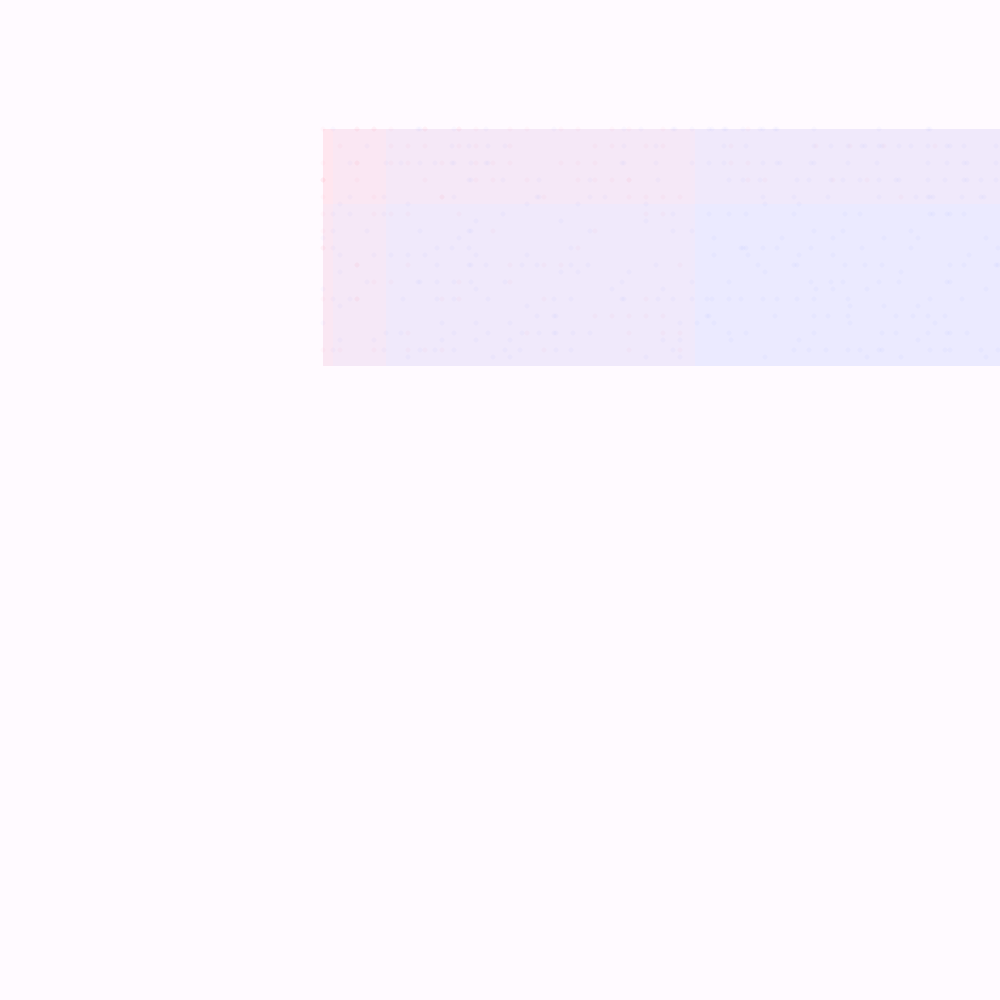
Frame 1 (no input)
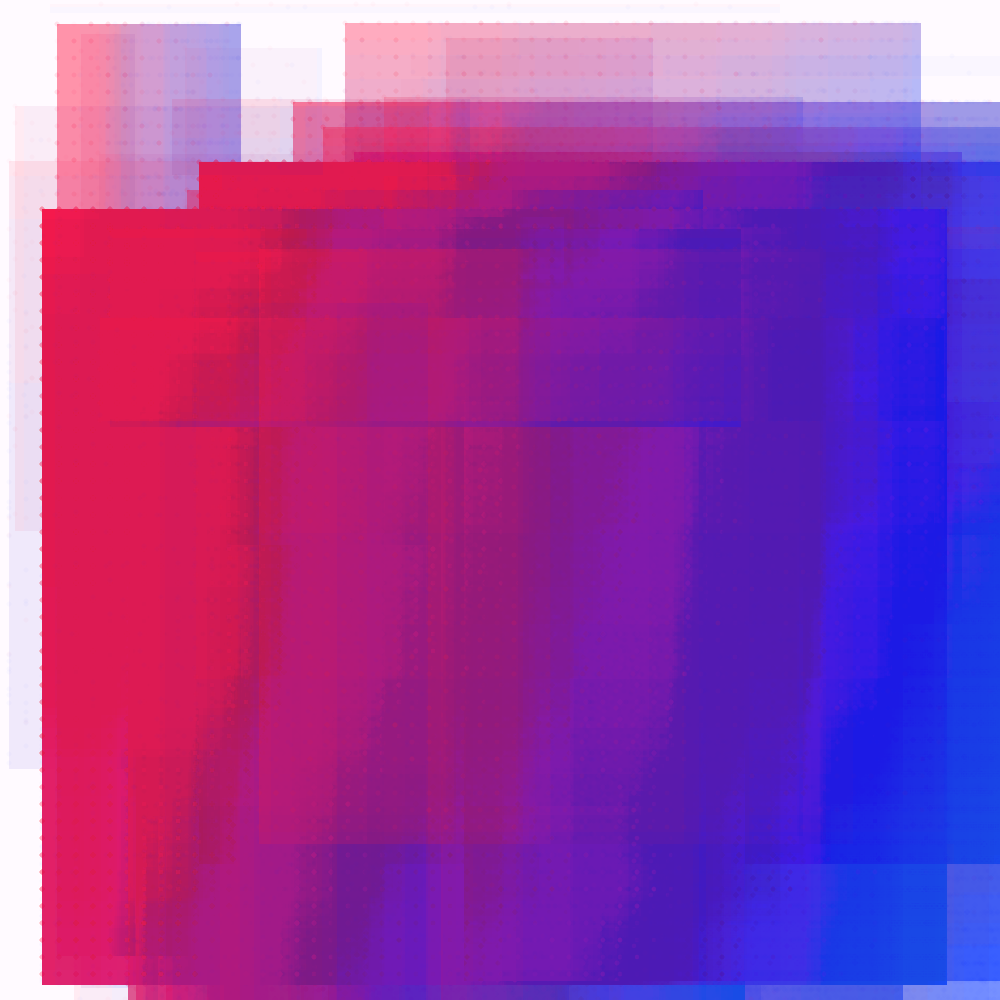
Frame 60 (the mouse pressed at the canvas centre just before this capture)
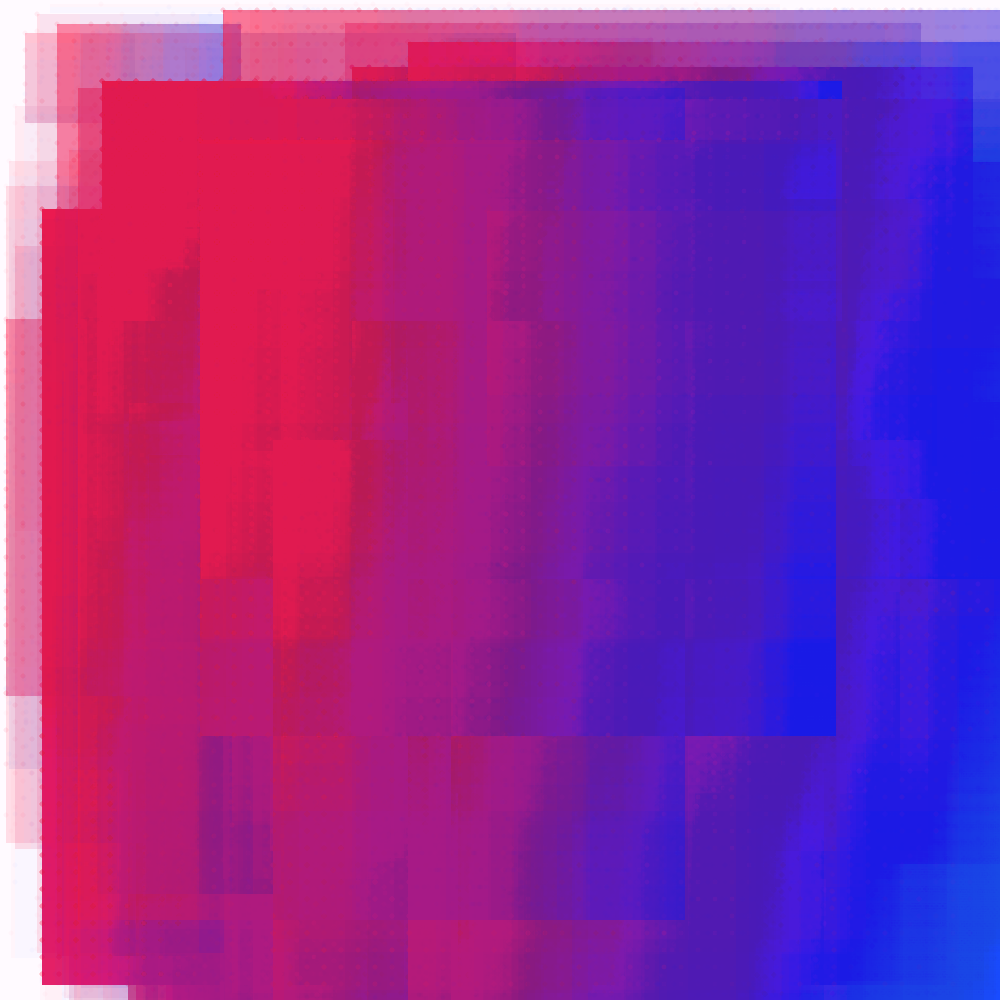
Frame 120 (the mouse held since frame 60 and released just before this capture)

The Processing sketch that drew these frames (run headless with seeded random() and noise(); from frame 60 on, the mouse is pressed at the canvas centre):

// Processing sketch: nested_rects
// ── nested_rects.pde

ArrayList<Rect_Split> rects = new ArrayList<Rect_Split>();

void setup() {
  size(1000,1000);
  frameRate(5);
  background(255,250,255);  
}

void draw() {
  //background(225,200,225);  
  int x = int(random(width/2));
  int y = int(random(height/2));
  
  int a = x + int(random(width));
  int b = y + int(random(height));
  
  a = min(a, width);
  b = min(b, height);
  
  color c = color(25,225,25,10);
  rects.clear();
  
  Rect_Split r = new Rect_Split(x,y,a,b,c);
  //rects.add(r);
   println("orig: x", x, "y", y, "a", a, "b", b);
  println("init size:",rects.size()); 
  //r.draw_rect();
  println("rects - size 1:", rects.size());
  r.split_rect(rects);
  
  println("rects - size 2:", rects.size());
  
  if(rects.size() > 1) {
    for(int i = 0; i < rects.size(); i++) {
      println("Loop:", i, rects.size());
      Rect_Split n = rects.get(i);
      println(n.tl.x);
      n.draw_rect();
      n.points_rec(17, .2);
      //rects.remove(i);
    }
  }

}
// ── Rect_Split.pde

class Rect_Split {

  PVector tl = new PVector();
  PVector br = new PVector();
  float w = 0;
  float h = 0;
  color c;
  
  //bias towards splitting vertically
  float vbias = .8; 
   
Rect_Split(float x1, float y1, float x2, float y2, color c1) {
  tl.x = x1;
  tl.y = y1;
  br.x = x2;
  br.y = y2;
  c = c1;
  
  w = br.x - tl.x;
  h = br.y - tl.y;
  println("w",w,"h",h);
}

//simple draw 
void draw_rect() {
  noStroke();
  fill(c);
  rect(tl.x,tl.y,w,h);
  println("simp: ",tl.x,tl.y, w, h, c);
}

//fill with points
//gap is space between, prob is chance a point appears
void points_rec(int gap, float prob) {
  //int size = (int)(w*h);
  //int[] points = new int[size];

  //for(int i = 0; i < size; i += gap) {
  //  if(random(1) < prob) {
      
  //  }
  // }
  noStroke();
  fill(25,25,255,10);
  fill(c);
  //println("C:",tl.x,w,tl.y,h,gap);
  for(float x = tl.x; x < (tl.x + w); x += gap) {
    for(float y = tl.y; y < (tl.y + h); y += gap) {
      //println(x,y);
      if(random(1) < prob) {
        ellipse(x,y,5.0,5.0);
      }
    }
  }
  
}

//split into two random rects
ArrayList split_rect(ArrayList<Rect_Split> rects) {
 
  //ArrayList<Rect_Split> rects = new ArrayList<Rect_Split>();
  
  PVector new_tl1 = new PVector();
  PVector new_br1 = new PVector();
  float new_w1 = 0;
  float new_h1 = 0;
  
  PVector new_tl2 = new PVector();
  PVector new_br2 = new PVector();
  float new_w2 = 0;
  float new_h2 = 0;
  
  Rect_Split new_r1;
  Rect_Split new_r2;
  
  println("orig-split", tl.x, tl.y, w, h);
  
 if (random(1) < vbias) {
   //split vertically 
   int split_pt = round(random(w));
   
   new_tl1.x = tl.x;
   new_tl1.y = tl.y;
   new_tl2.x = tl.x + split_pt;
   new_tl2.y = tl.y;
   new_br1.x = br.x - (w - split_pt);
   new_br1.y = br.y;
   new_br2.x = br.x;
   new_br2.y = br.y;
   
   new_w1 = new_br1.x - new_tl1.x;
   new_h1 = new_br1.y - new_tl1.y;
      
   println("vsplit", "tl1:", new_tl1.x, new_tl1.y, "br1:", new_br1.x, new_br1.y, new_w1, new_h1);
   println("vsplit", "tl2:", new_tl2.x, new_tl2.y, "br2:", new_br2.x, new_br2.y, new_w1, new_h1);
 } else {
   //split horizontally
   int split_pt = round(random(h));
   new_tl1.x = tl.x;
   new_tl1.y = tl.y;
   new_tl2.x = tl.x;
   new_tl2.y = tl.y + split_pt;
   new_br1.x = br.x;
   new_br1.y = br.y - (h - split_pt);
   new_br2.x = br.x;
   new_br2.y = br.y;   
   new_w1 = new_br1.x - new_tl1.x;
   new_h1 = new_br1.y - new_tl1.y;
   println("hsplit", "tl1:", new_tl1.x, new_tl1.y, "br1:", new_br1.x, new_br1.y, new_w1, new_h1);
   println("hsplit", "tl2:", new_tl2.x, new_tl2.y, "br2:", new_br2.x, new_br2.y, new_w1, new_h1);
 }
 
   new_r1  = new Rect_Split(new_tl1.x, new_tl1.y, new_br1.x, new_br1.y, color(255,0,55,5));
   new_r2 =  new Rect_Split(new_tl2.x, new_tl2.y, new_br2.x, new_br2.y, color(0,55,255,5));
 rects.add(new_r1);
 rects.add(new_r2);
 println("Post-split-size:", rects.size());
 //new_r1.draw_rect();
 //rect(new_tl1.x, new_tl1.y, new_w1, new_h1);
 //rect(new_r1.tl.x, new_r1.tl1.y, new_r1.br.x, new_r1.br.y);
 //println("n:",new_tl1.x,new_tl1.y,new_w1,new_h1);
 
 //exit condition
 if(new_w1 > 25 & new_h1 > 25) {
   split_rect(rects);
 } else {
   
 }
 return rects;
}

}//class
